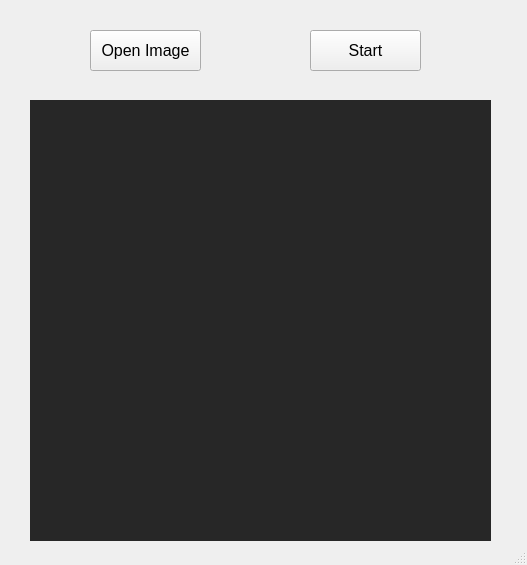
<?xml version="1.0" encoding="UTF-8"?>
<ui version="4.0">
 <class>MainWindow</class>
 <widget class="QMainWindow" name="MainWindow">
  <property name="geometry">
   <rect>
    <x>0</x>
    <y>0</y>
    <width>527</width>
    <height>565</height>
   </rect>
  </property>
  <property name="windowTitle">
   <string>MainWindow</string>
  </property>
  <property name="styleSheet">
   <string notr="true"/>
  </property>
  <widget class="QWidget" name="centralwidget">
   <widget class="QPushButton" name="btnOpenImage">
    <property name="geometry">
     <rect>
      <x>90</x>
      <y>30</y>
      <width>111</width>
      <height>41</height>
     </rect>
    </property>
    <property name="font">
     <font>
      <pointsize>12</pointsize>
     </font>
    </property>
    <property name="text">
     <string>Open Image</string>
    </property>
   </widget>
   <widget class="QLabel" name="imageBox">
    <property name="geometry">
     <rect>
      <x>30</x>
      <y>100</y>
      <width>461</width>
      <height>441</height>
     </rect>
    </property>
    <property name="styleSheet">
     <string notr="true">background-color: rgb(39, 39, 39);</string>
    </property>
    <property name="text">
     <string/>
    </property>
    <property name="alignment">
     <set>Qt::AlignCenter</set>
    </property>
   </widget>
   <widget class="QPushButton" name="btnStart">
    <property name="geometry">
     <rect>
      <x>310</x>
      <y>30</y>
      <width>111</width>
      <height>41</height>
     </rect>
    </property>
    <property name="font">
     <font>
      <pointsize>12</pointsize>
     </font>
    </property>
    <property name="text">
     <string>Start</string>
    </property>
   </widget>
  </widget>
  <widget class="QStatusBar" name="statusbar"/>
 </widget>
 <resources/>
 <connections/>
</ui>
